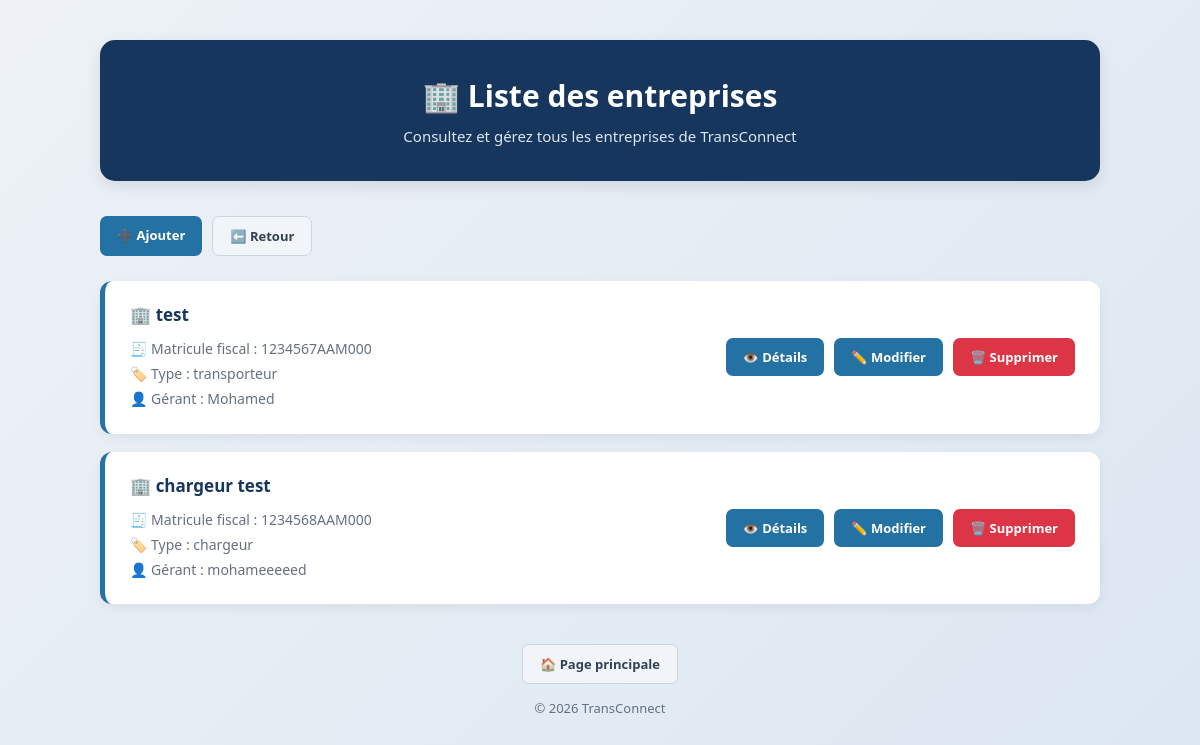
The app's page /entreprise/list/, older data.
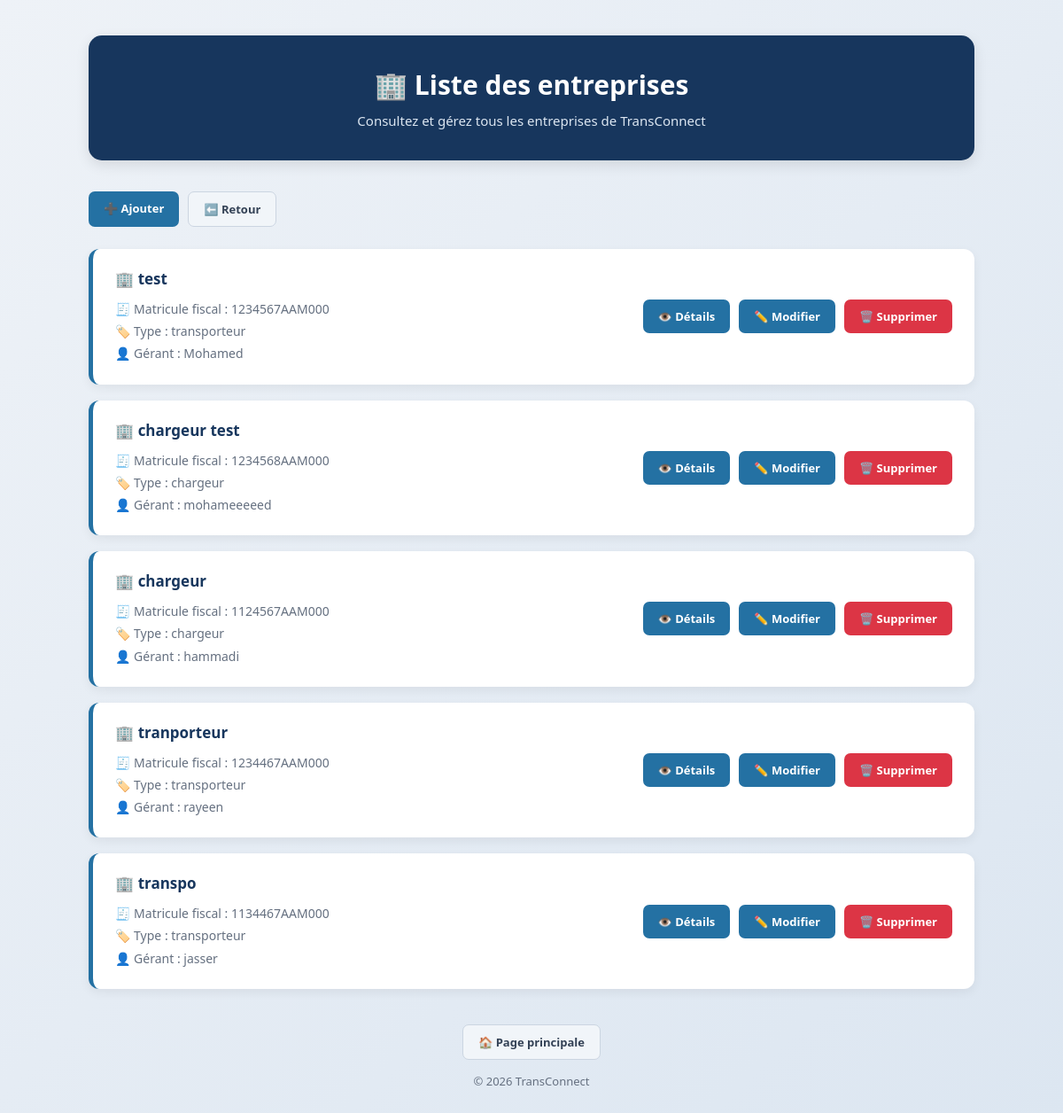
The same page, newer data.
### EntrepriseApp/models.py (models this page shows, shortened)
class Entreprise(models.Model):
    raison_sociale=models.CharField()
    matricule_fiscal=models.CharField(max_length=17,unique=True,validators=[matrcule_fiscalee])# char[17] «unique»
    type_entreprise=models.CharField(choices=[("chargeur","chargeur"),
                                              ("transporteur","transporteur")]) #choice
    adresse=models.TextField(validators=[
         MinLengthValidator(20,"lenght doit sup 20"),
         MaxLengthValidator(300,"laddr doit inf 300")
    ])# text
    created_at=models.DateTimeField(auto_now_add=True)# datetime
    updated_at=models.DateTimeField(auto_now=True)# datetime
    gerant=models.OneToOneField(Utilisateur,
                              on_delete=models.CASCADE,
                              related_name="entrprise")

class Utilisateur(AbstractUser):
   user_id=models.CharField(max_length=8,primary_key=True)
   email=models.EmailField(unique=True,validators=[validation_email],blank=True)  #string «unique»
   role = models.CharField(
    max_length=20,
    choices=[
        ("chargeur", "Chargeur"),
        ("transporteur", "Transporteur"),
        ("admin", "Admin"),
    ],
    default="chargeur",
    ) #choice
   telephone=models.CharField(max_length=8,blank=True,default="********") # string
   created_at=models.DateTimeField(auto_now_add=True) # datetime
   updated_at=models.DateTimeField(auto_now=True) #datetime
   def __str__(self):
           return self.username

### EntrepriseApp/views.py (the view)
# urls.py: path("list/", list_ent, name="list"),
def list_ent(request):
    list = Entreprise.objects.select_related("gerant")
    return render(request, "entreprise/list.html", {"list": list})

### templates/entreprise/list.html (shortened to what this page needs)
{% extends "base_app.html" %}
{% block header %}🏢 Liste des entreprises{% endblock %}
{% block subheader %}Consultez et gérez tous les entreprises de TransConnect{% endblock %}
{% block content %}
<div class="toolbar">
    <a class="btn" href="{% url 'entreprise:create_class' %}">➕ Ajouter</a>
    <a class="btn light" href="{% url 'entreprise:home' %}">⬅️ Retour</a>
</div>
<ul class="item-list">
    {% for ent in list %}
        <li>
            <div>
                <span class="reference">🏢 {{ ent.raison_sociale }}</span>
                <p class="info">
                        🧾 Matricule fiscal : {{ ent.matricule_fiscal }}<br>
                        🏷️ Type : {{ ent.type_entreprise }}<br>
                        👤 Gérant : {{ ent.gerant }}
                </p>
            </div>
            <div class="actions">
                <a class="btn" href="{% url 'entreprise:details' ent.pk %}">👁️ Détails</a>
                <a class="btn" href="{% url 'entreprise:update_class' ent.pk %}">✏️ Modifier</a>
                <a class="btn delete" href="{% url 'entreprise:supprimer_class' ent.pk %}">🗑️ Supprimer</a>
            </div>
        </li>
    {% empty %}
        <li class="empty">Aucun(e) entreprise trouvé(e).</li>
    {% endfor %}
</ul>
{% endblock %}

### templates/base_app.html (shortened to what this page needs)
<!DOCTYPE html>
<html lang="fr">
<head>
</head>
<body>
    <div class="container {% block container_class %}{% endblock %}">
        <header>
            <h1>{% block header %}TransConnect{% endblock %}</h1>
            <p>{% block subheader %}{% endblock %}</p>
        </header>
        {% block content %}{% endblock %}
        <footer>
            <a class="btn light" href="{% url 'home' %}">🏠 Page principale</a>
            <p style="margin-top:15px">&copy; 2026 TransConnect</p>
        </footer>
    </div>
</body>
</html>

### templates/base_app.html (style rules this page uses)
* { margin: 0; padding: 0; box-sizing: border-box; }
body { font-family: 'Segoe UI', Arial, sans-serif; background: linear-gradient(135deg, #eef2f7, #dce6f1); min-height: 100vh; color: #263238; padding: 40px 20px; }
.container { max-width: 1000px; margin: 0 auto; }
header { background: #17365d; color: white; padding: 35px 20px; text-align: center; border-radius: 15px; margin-bottom: 35px; box-shadow: 0 5px 15px rgba(0,0,0,0.1); }
header h1 { font-size: 30px; margin-bottom: 10px; }
header p { color: #dce6f1; font-size: 15px; }
.item-list { list-style: none; }
.item-list li { background: white; padding: 22px 25px; margin-bottom: 18px; border-radius: 12px; display: flex; align-items: center; justify-content: space-between; flex-wrap: wrap; gap: 15px; border-left: 5px solid #2471a3; box-shadow: 0 4px 12px rgba(0,0,0,0.06); }
.reference { color: #17365d; font-weight: bold; font-size: 17px; }
.info { color: #657080; font-size: 14px; margin-top: 10px; line-height: 1.8; }
.actions { display: flex; gap: 10px; align-items: center; flex-wrap: wrap; }
.btn, button { display: inline-block; background: #2471a3; color: white; padding: 10px 17px; border: none; border-radius: 7px; text-decoration: none; font-size: 13px; font-weight: bold; cursor: pointer; transition: 0.3s; }
.btn.delete, button.delete { background: #dc3545; }
.btn.light { background: #f1f5f9; color: #334155; border: 1px solid #cbd5e1; }
.toolbar { margin-bottom: 25px; display: flex; gap: 10px; flex-wrap: wrap; }
footer { text-align: center; margin-top: 40px; color: #657080; font-size: 13px; }

Row changes from the older to the newer data that the page shows:
added Entreprise: raison_sociale "chargeur", matricule_fiscal "1124567AAM000", type_entreprise "chargeur", gerant "hammadi"
added Entreprise: raison_sociale "tranporteur", matricule_fiscal "1234467AAM000", type_entreprise "transporteur", gerant "rayeen"
added Entreprise: raison_sociale "transpo", matricule_fiscal "1134467AAM000", type_entreprise "transporteur", gerant "jasser"
